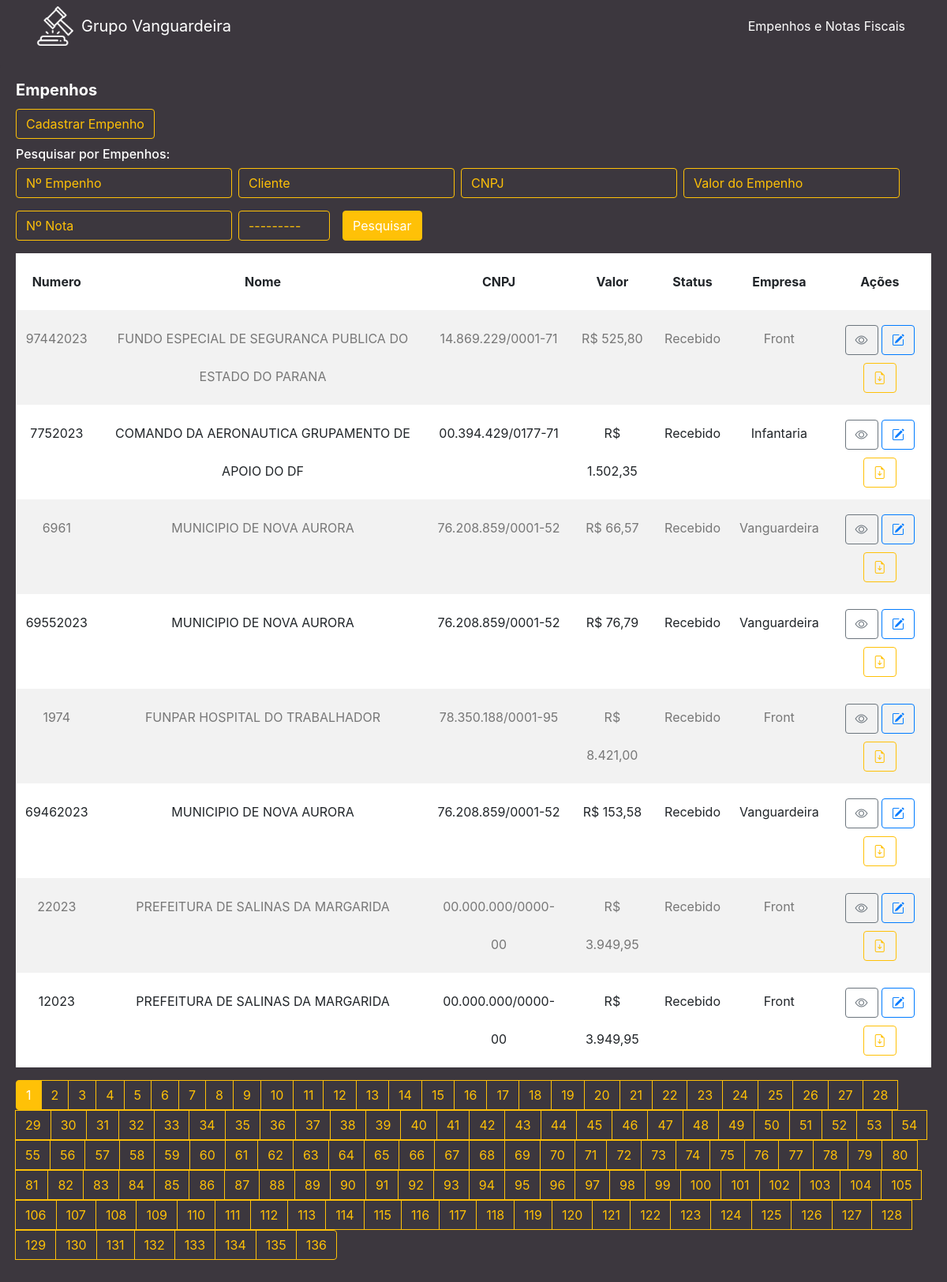
Before: / with the older database file.
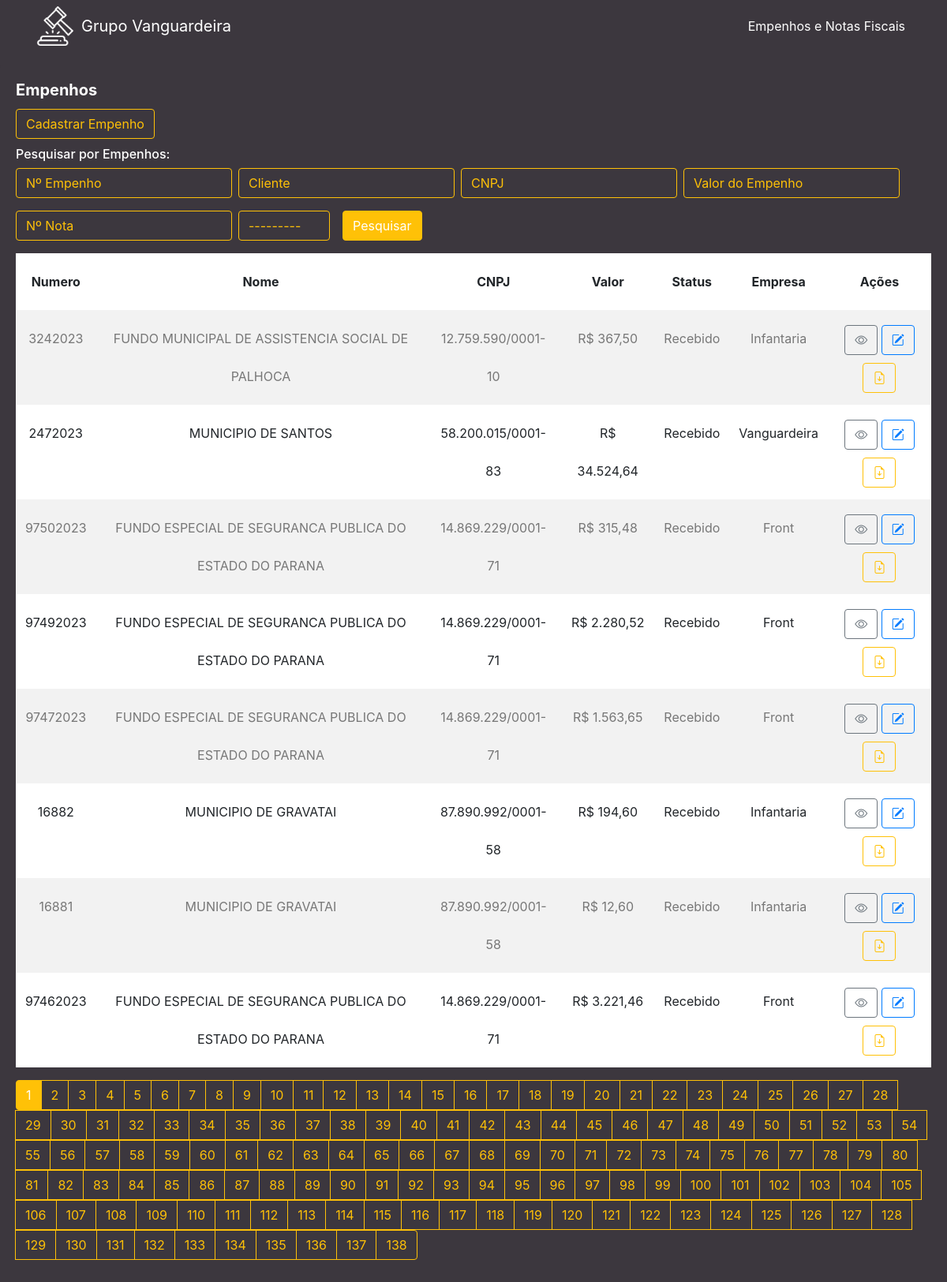
After: the same page with the newer database file.
### cliente/models.py (models this page shows, shortened)
class Cliente(models.Model):
    numero = models.CharField(max_length=255)
    nome = models.CharField(max_length=255)
    cnpj = models.CharField(max_length=255)
    data_criacao = models.DateTimeField(default=timezone.now)
    categoria = models.ForeignKey(Categoria, on_delete=models.DO_NOTHING)
    empresa = models.ForeignKey(Empresa, on_delete=models.DO_NOTHING)
    empenho = models.FileField(upload_to='empenhos/', max_length=500)
    nfe = models.FileField(upload_to='notas/', max_length=500, default='0', blank=True)
    n_nfe = models.CharField(max_length=255, blank=True)
    descricao = models.TextField(blank=True)
    valor = models.CharField(max_length=255)

class Categoria(models.Model):
    nome = models.CharField(max_length=255)
    def __str__(self):
        return self.nome

class Empresa(models.Model):
    nome = models.CharField(max_length=255)
    def __str__(self):
        return self.nome

### cliente/views.py (the view)
# urls.py: path('', views.cliente, name='cliente'),
def cliente(request):
    list_clientes = Cliente.objects.order_by('-data_criacao')
    myFilter = ClienteFilter(request.GET, queryset=list_clientes)
    list_clientes = myFilter.qs
    paginator = Paginator(list_clientes, 8)
    page = request.GET.get('page')
    list_clientes = paginator.get_page(page)
    return render(request, 'cliente/cliente.html', {'clientes': list_clientes, 'myFilter': myFilter})

### cliente/templates/cliente/cliente.html (shortened to what the changed rows need)
{% extends 'base.html' %}
{% load widget_tweaks %}
{% block conteudo %}
<div class="content mt-3">
    <div class="card">
        <div class="card-body">
            <table class="table table-striped ">
                <thead>
                    <tr>
                        <th scope="col" class="text-center">Numero</th>
                        <th scope="col" class="text-center">Nome</th>
                        <th scope="col" class="text-center">CNPJ</th>
                        <th scope="col" class="text-center">Valor</th>
                        <th scope="col" class="text-center">Status</th>
                        <th scope="col" class="text-center">Empresa</th>
                        <th scope="col" class="text-center">Ações</th>
                    </tr>
                </thead>
                <tbody>
                    {% for cliente in clientes %}
                    <tr>
                        <td class="text-center">{{ cliente.numero }}</td>
                        <td class="text-center">{{ cliente.nome }}</td>
                        <td class="text-center">{{ cliente.cnpj }}</td>
                        <td class="text-center">R$ {{ cliente.valor }}</td>
                        <td class="text-center">{{ cliente.categoria }}</td>
                        <td class="text-center">{{ cliente.empresa }}</td>
                        <td class="text-center">
                            <a href="/cliente/detalhe/{{ cliente.id }}" class="btn btn-outline-secondary"><i class="bi bi-eye"></i></a>
                            <a href="/cliente/edit/{{ cliente.id }}/" class="btn btn-outline-primary"><i class="bi bi-pencil-square"></i></a>
                            <a href="{{ cliente.empenho.url }}" class="btn btn-outline-warning" target="_blank"><i class="bi bi-file-earmark-arrow-down"></i></a>
                        </td>
                    </tr>
                    {% endfor %}
                </tbody>
            </table>
            <nav aria-label="Page navigation example">
                <ul class="pagination">
                    {% for pagina in clientes.paginator.page_range %}
                    {% if clientes.number == pagina %}
                    <li class="page-item active">
                        <a class="page-link" href="{{ request.get_full_path }}?&page={{pagina}}">{{pagina}}</a>
                    </li>
                    {% else %}
                    <li class="page-item">
                        <a class="page-link" href="{{ request.get_full_path }}?&page={{pagina}}">{{pagina}}</a>
                    </li>
                    {% endif %}
                    {% endfor %}
                </ul>
            </nav>
        </div>
    </div>
</div>
{% endblock %}

Changed rows visible on the page:
no longer on this page (row unchanged): Cliente: numero "97442023", nome "FUNDO ESPECIAL DE SEGURANCA PUBLICA DO ESTADO DO PARANA", cnpj "14.869.229/0001-71", valor "525,80", categoria "Recebido", empresa "Front"
no longer on this page (row unchanged): Cliente: numero "7752023", nome "COMANDO DA AERONAUTICA GRUPAMENTO DE APOIO DO DF", cnpj "00.394.429/0177-71", valor "1.502,35", categoria "Recebido", empresa "Infantaria"
no longer on this page (row unchanged): Cliente: numero "6961", nome "MUNICIPIO DE NOVA AURORA", cnpj "76.208.859/0001-52", valor "66,57", categoria "Recebido", empresa "Vanguardeira"
no longer on this page (row unchanged): Cliente: numero "69552023", nome "MUNICIPIO DE NOVA AURORA", cnpj "76.208.859/0001-52", valor "76,79", categoria "Recebido", empresa "Vanguardeira"
no longer on this page (row unchanged): Cliente: numero "1974", nome "FUNPAR HOSPITAL DO TRABALHADOR", cnpj "78.350.188/0001-95", valor "8.421,00", categoria "Recebido", empresa "Front"
no longer on this page (row unchanged): Cliente: numero "69462023", nome "MUNICIPIO DE NOVA AURORA", cnpj "76.208.859/0001-52", valor "153,58", categoria "Recebido", empresa "Vanguardeira"
no longer on this page (row edited): Cliente: numero "22023", nome "PREFEITURA DE SALINAS DA MARGARIDA", cnpj "00.000.000/0000-00", valor "3.949,95", categoria "Recebido", empresa "Front"
no longer on this page (row edited): Cliente: numero "12023", nome "PREFEITURA DE SALINAS DA MARGARIDA", cnpj "00.000.000/0000-00", valor "3.949,95", categoria "Recebido", empresa "Front"
added Cliente: numero "3242023", nome "FUNDO MUNICIPAL DE ASSISTENCIA SOCIAL DE PALHOCA", cnpj "12.759.590/0001-10", valor "367,50", categoria "Recebido", empresa "Infantaria"
added Cliente: numero "2472023", nome "MUNICIPIO DE SANTOS", cnpj "58.200.015/0001-83", valor "34.524,64", categoria "Recebido", empresa "Vanguardeira"
added Cliente: numero "97502023", nome "FUNDO ESPECIAL DE SEGURANCA PUBLICA DO ESTADO DO PARANA", cnpj "14.869.229/0001-71", valor "315,48", categoria "Recebido", empresa "Front"
added Cliente: numero "97492023", nome "FUNDO ESPECIAL DE SEGURANCA PUBLICA DO ESTADO DO PARANA", cnpj "14.869.229/0001-71", valor "2.280,52", categoria "Recebido", empresa "Front"
added Cliente: numero "97472023", nome "FUNDO ESPECIAL DE SEGURANCA PUBLICA DO ESTADO DO PARANA", cnpj "14.869.229/0001-71", valor "1.563,65", categoria "Recebido", empresa "Front"
added Cliente: numero "16882", nome "MUNICIPIO DE GRAVATAI", cnpj "87.890.992/0001-58", valor "194,60", categoria "Recebido", empresa "Infantaria"
added Cliente: numero "16881", nome "MUNICIPIO DE GRAVATAI", cnpj "87.890.992/0001-58", valor "12,60", categoria "Recebido", empresa "Infantaria"
added Cliente: numero "97462023", nome "FUNDO ESPECIAL DE SEGURANCA PUBLICA DO ESTADO DO PARANA", cnpj "14.869.229/0001-71", valor "3.221,46", categoria "Recebido", empresa "Front"
Other visible differences:
new list line: "137"
new list line: "138"
